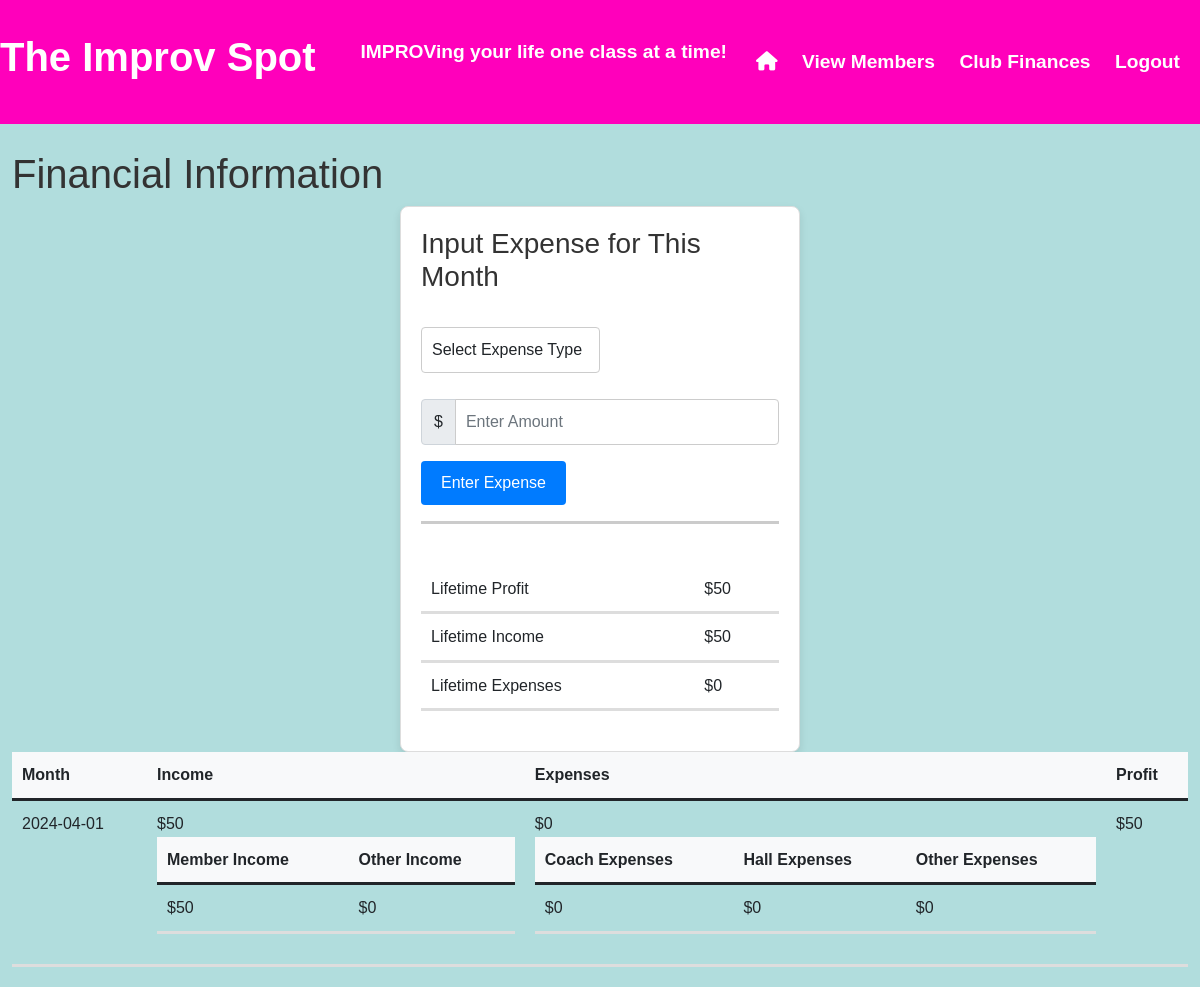
The app's page /finance (signed in) with its own data.
### app.py (models this page shows, shortened)
class Finances(db.Model):
    month_year = db.Column(db.Date, primary_key=True)
    income_users = db.Column(db.Integer, default=0) #-> users is class participants (feel free to change the name)
    income_other = db.Column(db.Integer, default=0)
    expenses_coach = db.Column(db.Integer, default=0)
    expenses_hall  = db.Column(db.Integer, default=0)
    expenses_other = db.Column(db.Integer, default=0)
    def calculate_total_income(self):
        return self.income_users + self.income_other
    def calculate_total_expenses(self):
        return self.expenses_coach + self.expenses_hall + self.expenses_other
    def calculate_profit(self):
        month_profit = self.calculate_total_income()  - self.calculate_total_expenses()
        return month_profit

### app.py (the view, shortened to what this page needs)
@app.route('/finance', methods=['GET', 'POST'])
@admin_required
def finance():
    finance_info = db.session.query(Finances).all()
    return render_template('finance.html', lt_profit=calculate_total_profit(finance_info), lt_income=calculate_total_income(finance_info),
                            lt_expenses=calculate_total_expenses(finance_info), finance_info=finance_info)

### helpers.py (called while the page is built)
def admin_required(f):
    @wraps(f)
    def decorated_function(*args, **kwargs):
        if session.get('admin_id') is None:
            return redirect('/adminlogin')
        return f(*args, **kwargs)
    return decorated_function

def calculate_total_income(finance_info):
    total_income = 0
    for month in finance_info:
        total_income += month.income_users + month.income_other
    return total_income

def calculate_total_expenses(finance_info):
    total_expenses = 0
    for month in finance_info:
        total_expenses += month.expenses_coach + month.expenses_other + month.expenses_hall
    return total_expenses

def calculate_total_profit(finance_info):
    total_profit =  calculate_total_income(finance_info) - calculate_total_expenses(finance_info)
    if total_profit < 0:
        return f"({-1 * total_profit})"
    return total_profit

### templates/finance.html (shortened to what this page needs)
{% extends "adminside.html" %}
{% block main %}
  <br>
    <div class="center">
        <h1>Financial Information</h1>
        <div class="container">
          <h3>Input Expense for This Month</h3>
          <form method="POST" action="/finance">
              <div class="col-md-6">
                <br>
                <select class="form-control" id="expenseType" name="expenseType" required>
                    <option value="" disabled selected>Select Expense Type</option>
                </select>
              </div>
            <br>
            <div class="input-group mb-3">
              <span class="input-group-text">$</span>
              <input type="text" pattern="[0-9]*" class="form-control" name="expenseAmount" placeholder="Enter Amount" required>
            </div>
            <button type="submit" class="btn btn-primary">Enter Expense</button>
          </form>
          <hr style="height:3px">
          <br>
          <table class="table">
            <tr>
              <td>Lifetime Profit</td>
              <td>${{ lt_profit }}</td>
            </tr>
            <tr>
              <td>Lifetime Income</td>
              <td>${{ lt_income }}</td>
            </tr>
            <tr>
              <td>Lifetime Expenses</td>
              <td>${{ lt_expenses }}</td>
            </tr>
          </table>
        </div>
        <table class="table">
            <thead>
                <tr>
                    <th scope="col">Month</th>
                    <th scope="col">Income</th>
                    <th scope="col">Expenses</th>
                    <th scope="col">Profit</th>
                </tr>
            </thead>
            <tbody>
                {% for month in finance_info %}
                <tr>
                    <td>{{ month.month_year }}</td>
                    <td>${{ month.calculate_total_income() }}
                      <table class="table">
                        <thead>
                          <tr>
                              <th scope="col">Member Income</th>
                              <th scope="col">Other Income</th>
                          </tr>
                      </thead>
                        <tbody>
                          <tr>
                            <td>${{ month.income_users }}</td>
                            <td>${{ month.income_other }}</td>
                          </tr>
                        </tbody>
                      </table>
                    </td>
                    <td>${{ month.calculate_total_expenses() }}
                      <table class="table">
                        <thead>
                          <tr>
                              <th scope="col">Coach Expenses</th>
                              <th scope="col">Hall Expenses</th>
                              <th scope="col">Other Expenses</th>
                          </tr>
                      </thead>
                        <tbody>
                          <tr>
                            <td>${{ month.expenses_coach }}</td>
                            <td>${{ month.expenses_hall }}</td>
                            <td>${{ month.expenses_other }}</td>
                          </tr>
                        </tbody>
                      </table>
                    </td>
                    <td>${{ month.calculate_profit() }} </td>
                </tr>
                {% endfor %}
            </tbody>
        </table>
    </div>
{% endblock %}

### static/styles.css (style rules this page uses)
body { font-family: 'Arial', sans-serif; line-height: 1.6; margin: 0; padding: 0; background-color: #b1dddd; color: #333; }
.container { max-width: 400px; margin: 0 auto; padding: 20px; background-color: #fff; border: 1px solid #ddd; border-radius: 8px; box-shadow: 0 4px 8px rgba(0, 0, 0, 0.1); }
.btn { display: inline-block; padding: 10px 20px; font-size: 1rem; border: none; border-radius: 4px; cursor: pointer; transition: background-color 0.3s ease; }
.btn-primary { background-color: #007bff; color: #fff; }
.form-control { display: block; width: 100%; padding: 10px; font-size: 1rem; border: 1px solid #ccc; border-radius: 4px; transition: border-color 0.3s ease; }
.table { width: 100%; margin-bottom: 20px; border-collapse: collapse; }
.table th, .table td { padding: 10px; text-align: left; border-bottom: 3px solid #ddd; }
.table th { background-color: #f8f9fa; }

### records on screen
Finances: month_year "2024-04-01", calculate_total_income "50", income_users "50", income_other "0", calculate_total_expenses "0", expenses_coach "0", expenses_hall "0", expenses_other "0", calculate_profit "50"

### other values on screen
{{ lt_profit }} "50"
{{ lt_income }} "50"
{{ lt_expenses }} "0"
